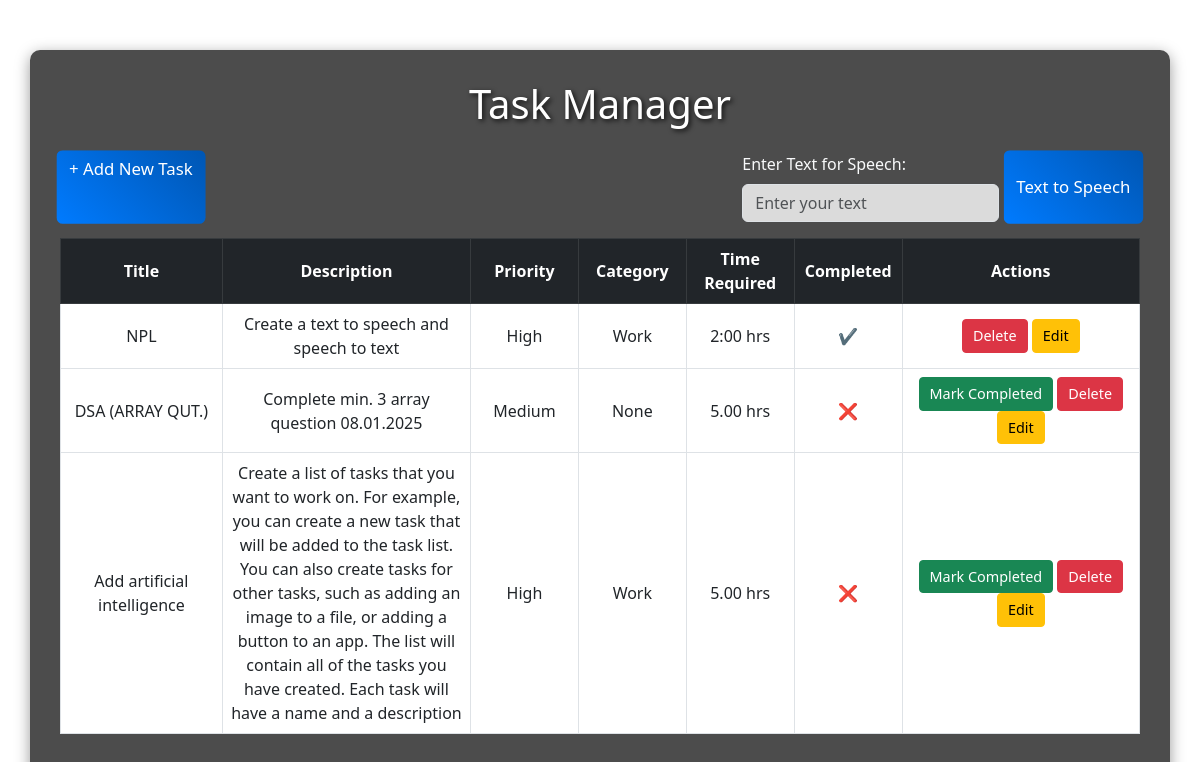
The page / on the database its author committed.
### tasks/models.py (models this page shows, shortened)
class Task(models.Model):
    title = models.CharField(max_length=100)
    priority = models.CharField(max_length=20, choices=[('Low', 'Low'), ('Medium', 'Medium'), ('High', 'High')])
    completed = models.BooleanField(default=False)
    created_at = models.DateTimeField(auto_now_add=True)
    time_req = models.CharField(null=True, max_length=20)
    description = models.TextField(null=True, blank=True)
    category = models.CharField(max_length=20, choices=[('Work', 'Work'), ('Personal', 'Personal')])

### tasks/views.py (the view)
# urls.py: path('', views.task_list, name='task_list'),  # View to display the task list
def task_list(request):
    tasks = Task.objects.all()
    return render(request, 'tasks/task_list.html', {'tasks': tasks})

### tasks/templates/tasks/task_list.html (shortened to what this page needs)
<!DOCTYPE html>
<html lang="en">
  <head>
    <link
      href="https://cdn.jsdelivr.net/npm/bootstrap@5.3.0/dist/css/bootstrap.min.css"
      rel="stylesheet"
    />
  </head>
  <body>
    <div class="container">
      <h1 class="text-center mb-4" id="task-manager-link">Task Manager</h1>
      <div class="d-flex justify-content-between mb-3">
        <a href="{% url 'add_task' %}" class="btn btn-primary"
          >+ Add New Task</a
        >
        <form
          method="get"
          action="{% url 'text_speech' %}"
          class="d-inline-flex"
        >
          <div class="form-group me-2">
            <label for="text" class="form-label">Enter Text for Speech:</label>
            <input
              type="text"
              id="text"
              name="text"
              class="form-control"
              placeholder="Enter your text"
              required
            />
          </div>
          <button type="submit" class="btn btn-primary">Text to Speech</button>
        </form>
      </div>
      <table class="table table-hover table-bordered">
        <thead class="table-dark">
          <tr>
            <th style="width: 15%">Title</th>
            <th style="width: 23%">Description</th>
            <th style="width: 10%">Priority</th>
            <th style="width: 10%">Category</th>
            <th style="width: 10%">Time Required</th>
            <th style="width: 10%">Completed</th>
            <th style="width: 22%">Actions</th>
          </tr>
        </thead>
        <tbody>
          {% for task in tasks %}
          <tr>
            <td>{{ task.title }}</td>
            <td>{{ task.description }}</td>
            <td>{{ task.priority }}</td>
            <td>{{ task.category }}</td>
            <td>{{ task.time_req }}</td>
            <td>{{ task.completed|yesno:"✔️,❌" }}</td>
            <td>
              {% if not task.completed %}
              <a
                href="{% url 'mark_completed' task.id %}"
                class="btn btn-success btn-sm"
                >Mark Completed</a
              >
              {% endif %}
              <a
                href="{% url 'delete_task' task.id %}"
                class="btn btn-danger btn-sm"
                >Delete</a
              >
              <a
                href="{% url 'edit_task' task.id %}"
                class="btn btn-warning btn-sm"
                >Edit</a
              >
            </td>
          </tr>
          {% endfor %}
        </tbody>
      </table>
    </div>
  </body>
</html>

### tasks/templates/tasks/task_list.html (style rules this page uses)
body { background: url("https://source.unsplash.com/1920x1080/?work,task") no-repeat center center fixed; background-size: cover; color: #fff; animation: fadeIn 1.5s ease-out; }
.container { background: rgba(0, 0, 0, 0.7); border-radius: 10px; padding: 30px; box-shadow: 0 4px 15px rgba(0, 0, 0, 0.4); margin-top: 50px; animation: slideUp 1s ease-out; }
h1 { font-size: 2.5rem; text-shadow: 2px 2px 5px rgba(0, 0, 0, 0.8); opacity: 0; animation: fadeInUp 1.2s forwards; }
.btn-primary { background: linear-gradient(45deg, #007bff, #0056b3); border: none; transition: background 0.3s ease; animation: buttonScale 0.5s ease-out forwards; }
table { background: rgba(255, 255, 255, 0.9); color: #000; border-radius: 8px; animation: fadeInUp 1.5s ease-out; table-layout: fixed; }
th, td { text-align: center; vertical-align: middle; word-wrap: break-word; word-break: break-word; overflow-wrap: break-word; }
td { white-space: normal; }
.btn-sm { font-size: 0.9rem; padding: 5px 10px; }
.form-group input { background: rgba(255, 255, 255, 0.8); color: #333; transition: transform 0.3s ease-in-out; }
.form-group label { color: #f8f9fa; }

### rows shown on the page
Task: title "NPL", description "Create a text to speech and speech to text", priority "High", category "Work", time_req "2:00 hrs", completed "✔️"
Task: title "DSA (ARRAY QUT.)", description "Complete min. 3 array question 08.01.2025", priority "Medium", category "None", time_req "5.00 hrs", completed "❌", shows "Mark Completed"
Task: title "Add artificial intelligence", description "Create a list of tasks that you want to work on. For example, you can create a new task that will be added to the task list. You can also create tasks for other tasks, such as adding an image to a file, or adding a button to an app. The list will contain all of the tasks you have created. Each task will have a name and a description", priority "High", category "Work", time_req "5.00 hrs", completed "❌", shows "Mark Completed"
